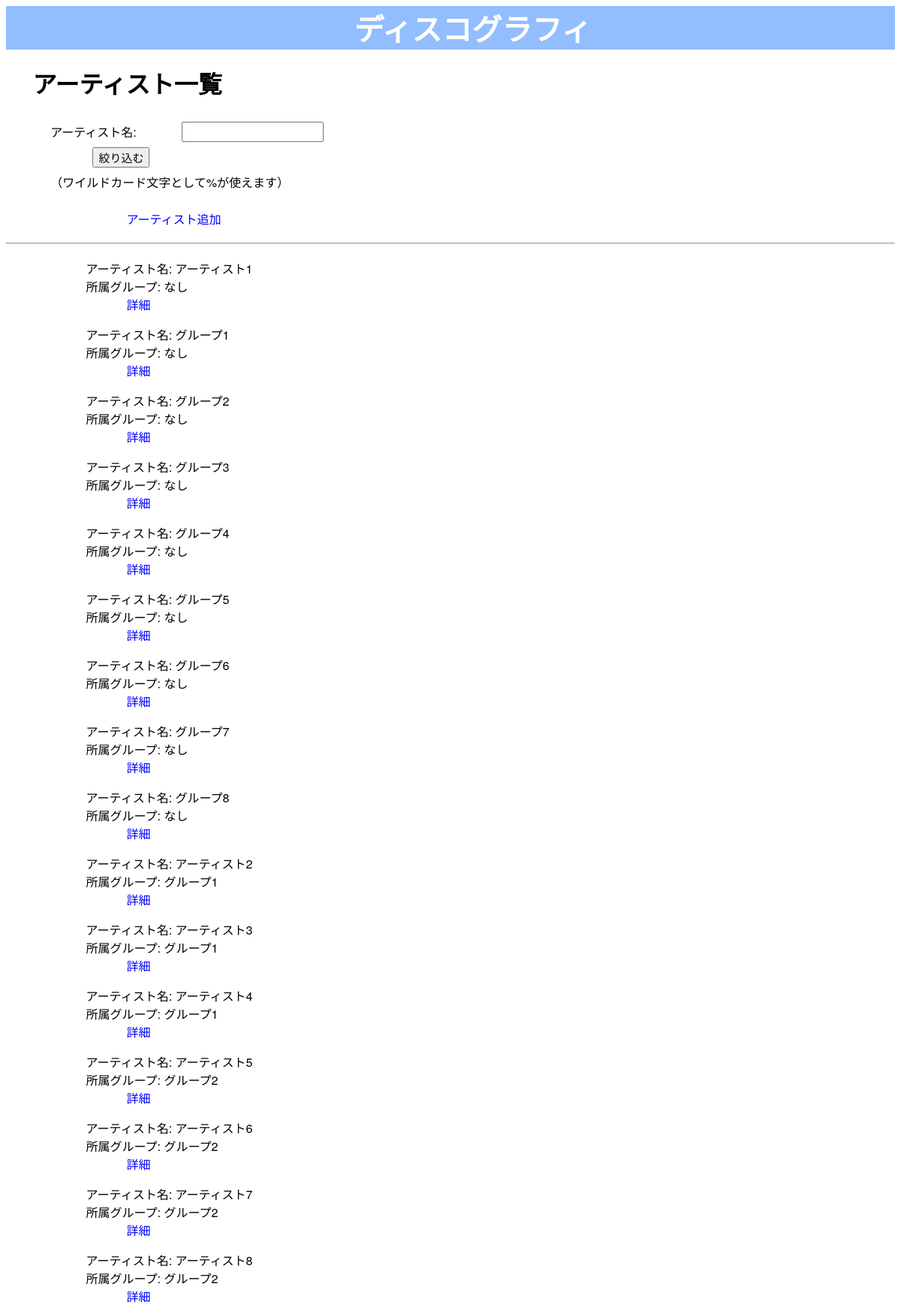
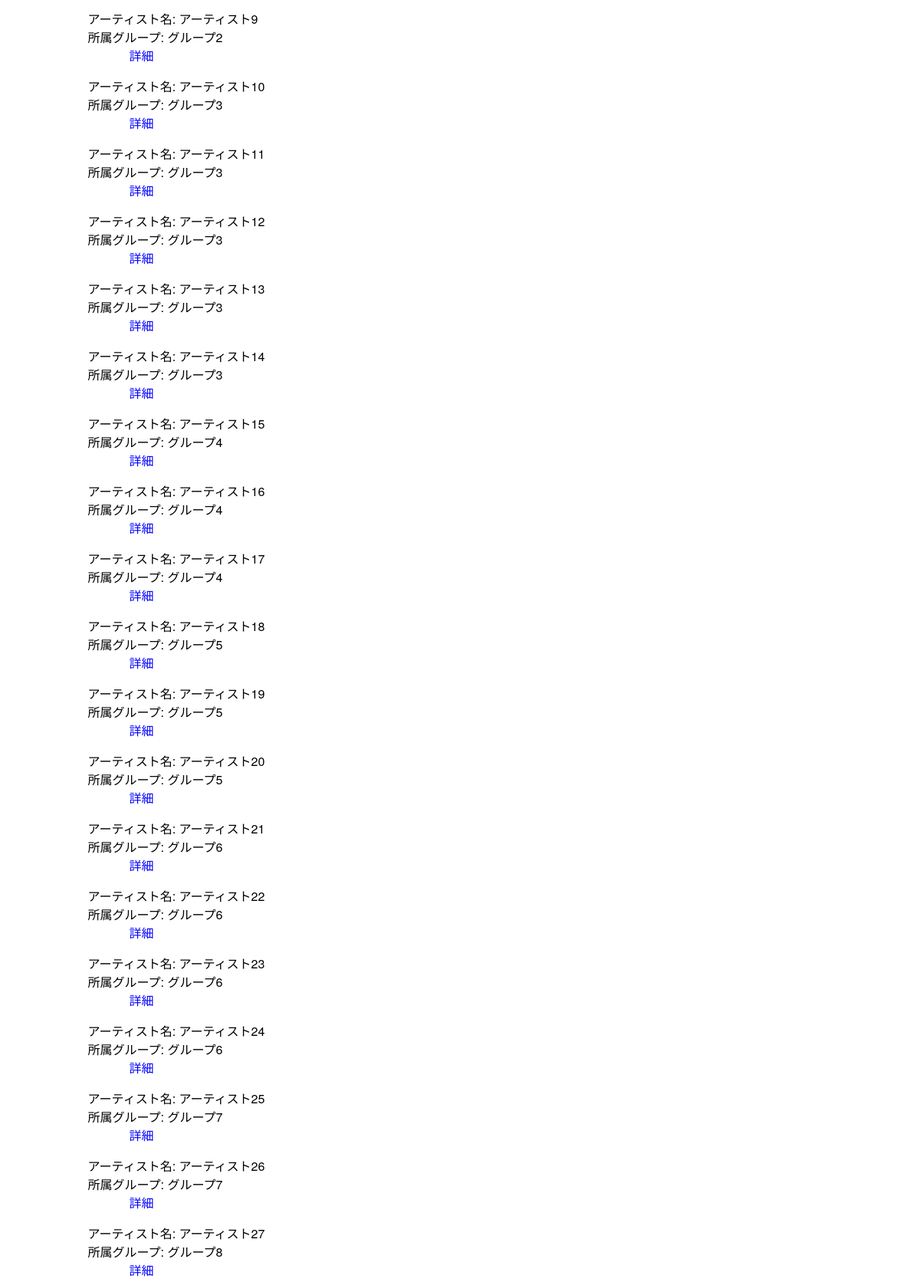
/artists (upper part), run on the app's committed database (2 pictures, top to bottom).
### tables this page shows
CREATE TABLE artists (
	id INTEGER,
	name VARCHAR,
	group_name VARCHAR, 
	PRIMARY KEY (id)
);

### app.py (the view)
@app.route('/artists')
def artists() -> str:
    cur = get_db().cursor()
    artists = cur.execute('SELECT * FROM artists').fetchall()
    return render_template('artists.html', artists=artists)

### app.py (called while the page is built)
def get_db() -> sqlite3.Connection:
    db = getattr(g, '_database', None)
    if db is None:
        db = g._database = sqlite3.connect(DATABASE)
        db.execute('PRAGMA foreign_keys = ON')  # 外部キー制約を有効化
        db.row_factory = sqlite3.Row  # カラム名でアクセスできるよう設定変更
    return db

@app.teardown_appcontext
def close_connection(exception: Optional[BaseException]) -> None:
    db = getattr(g, '_database', None)
    if db is not None:
        db.close()

### templates/artists.html (shortened to what this page needs)
<html lang="ja">
  <head>
    <link rel="stylesheet" href="{{ url_for('static', filename='style.css')}}"/>    <header>
      <h1><a href="{{url_for('index')}}">ディスコグラフィ</a></h1>
    </header>
  </head>
  <body>
    <h1>アーティスト一覧</h1>
      <p>
          <form method="POST" action="{{url_for('artists_filtered')}}">
          アーティスト名: <input type="text" name="name_filter" value="{{ request.form.name_filter or '' }}"><br>
          <input type="submit" value="絞り込む"><br>
          （ワイルドカード文字として%が使えます）
        </form>
      </p>
      <p>
        <a href="{{url_for('artist_add')}}">アーティスト追加</a><br>
        <hr style="margin-top: 20px; margin-bottom: 20px;">
      </p>
      {% for artist in artists %}
        <p>
          アーティスト名: {{ artist.name or ''}}<br>
          所属グループ: {{ artist.group_name or 'なし'}}<br>
          <a href="{{ url_for('artist', id=artist.id) }}" >詳細</a>
        </p>
      {% endfor %}
  </body>
</html>

### static/style.css (style rules this page uses)
* { font-family: "Hiragino Kaku Gothic ProN", "Hiragino Sans", Meiryo, "Helvetica Neue", Arial, sans-serif; }
header a { color: white; text-decoration: none; font-size: 40px; }
h1 { text-indent: 3%; }
header h1 { text-indent: 0; }
p { margin-left: 9%; }
a { text-decoration: none; color: blue; margin-left: 5%; }
input { color: black; margin-left: 5%; font-size: 15px; }
form { margin-left: 5%; line-height: 40px; }

### data on the page
artists: name "アーティスト1", group_name "なし"
artists: name "グループ1", group_name "なし"
artists: name "グループ2", group_name "なし"
artists: name "グループ3", group_name "なし"
artists: name "グループ4", group_name "なし"
artists: name "グループ5", group_name "なし"
artists: name "グループ6", group_name "なし"
artists: name "グループ7", group_name "なし"
artists: name "グループ8", group_name "なし"
artists: name "アーティスト2", group_name "グループ1"
artists: name "アーティスト3", group_name "グループ1"
artists: name "アーティスト4", group_name "グループ1"
artists: name "アーティスト5", group_name "グループ2"
artists: name "アーティスト6", group_name "グループ2"
artists: name "アーティスト7", group_name "グループ2"
artists: name "アーティスト8", group_name "グループ2"
artists: name "アーティスト9", group_name "グループ2"
artists: name "アーティスト10", group_name "グループ3"
artists: name "アーティスト11", group_name "グループ3"
artists: name "アーティスト12", group_name "グループ3"
artists: name "アーティスト13", group_name "グループ3"
artists: name "アーティスト14", group_name "グループ3"
artists: name "アーティスト15", group_name "グループ4"
artists: name "アーティスト16", group_name "グループ4"
artists: name "アーティスト17", group_name "グループ4"
artists: name "アーティスト18", group_name "グループ5"
artists: name "アーティスト19", group_name "グループ5"
artists: name "アーティスト20", group_name "グループ5"
artists: name "アーティスト21", group_name "グループ6"
artists: name "アーティスト22", group_name "グループ6"
artists: name "アーティスト23", group_name "グループ6"
artists: name "アーティスト24", group_name "グループ6"
artists: name "アーティスト25", group_name "グループ7"
artists: name "アーティスト26", group_name "グループ7"
artists: name "アーティスト27", group_name "グループ8"
